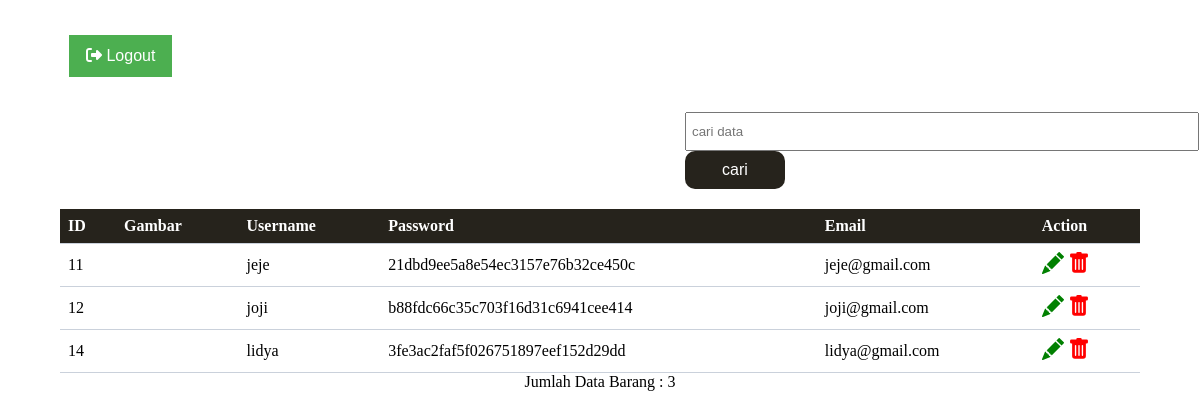
The page /dashboard.php (signed in) on the database its author committed.
### tables this page shows
CREATE TABLE `tb_user` (
  `id` int(11) NOT NULL,
  `username` varchar(25) NOT NULL,
  `psw` varchar(100) NOT NULL,
  `email` varchar(30) DEFAULT NULL,
  `gambar` varchar(25) NOT NULL
);

### dashboard.php (the view, shortened to what this page needs)
<!DOCTYPE html>
<html lang="en">
<head>
</head>
<body>
    <a href="logout.php"><button class="tambah" ><i class="fa-solid fa-right-from-bracket"></i> Logout    </button></a>
    <div class="searching">
            <form action="search.php" method="POST" >
                <input type="text" name="" placeholder="cari data" class="search">
                <input type="submit" name="cari" value="cari" class="cari" href="search.php">
            </form>
    </div>
    <table>
        <tr>
            <th>ID</th>
            <th>Gambar</th>
            <th>Username</th>
            <th>Password</th>
            <th>Email</th>
            <th>Action</th>
        </tr>
        <?php
        include "koneksi.php";
        $tampil = "SELECT * FROM tb_user";
        $query = $dbh->query($tampil);
        foreach ($query as $data ){
        ?>
        <tr>
            <td><?php echo $data ['id']?></td>
            <td><img src="tampilan/<?=$data['gambar']?>" alt="" width="100px"></td>
            <td><?php echo $data ['username']?></td>
            <td><?php echo $data ['psw']?></td>
            <td><?php echo $data ['email']?></td>
            <td colspan='2'>
              <svg xmlns="http://www.w3.org/2000/svg" width="22" height="22" fill="currentColor" class="bi bi-pencil-fill" viewBox="0 0 16 16">
                      <a class="ubah"  href="ubah.php?id=<?php echo $data ['id']?>" onclick="return confirm('Ingin Mengubah Data?');" role="button">
                            <path d="M12.854.146a.5.5 0 0 0-.707 0L10.5 1.793 14.207 5.5l1.647-1.646a.5.5 0 0 0 0-.708l-3-3zm.646 6.061L9.793 2.5 3.293 9H3.5a.5.5 0 0 1 .5.5v.5h.5a.5.5 0 0 1 .5.5v.5h.5a.5.5 0 0 1 .5.5v.5h.5a.5.5 0 0 1 .5.5v.207l6.5-6.5zm-7.468 7.468A.5.5 0 0 1 6 13.5V13h-.5a.5.5 0 0 1-.5-.5V12h-.5a.5.5 0 0 1-.5-.5V11h-.5a.5.5 0 0 1-.5-.5V10h-.5a.499.499 0 0 1-.175-.032l-.179.178a.5.5 0 0 0-.11.168l-2 5a.5.5 0 0 0 .65.65l5-2a.5.5 0 0 0 .168-.11l.178-.178z"/>
                    </svg>
                <a class="hapus" href="hapus.php?id=<?php echo $data ['id']?>" onclick="return confirm('Ingin Mengapus Data?');" role="button">
                </a>
            </td>
        </tr>
        <?php
		}
		?>
    </table>
        <?php
            $nRows = $dbh->query('select count(*) from tb_user')->fetchColumn();
		    echo "<p class=jumlahdata>Jumlah Data Barang : $nRows </p>";
        ?>
        </body>
</html>

### dashboard.php (style rules this page uses)
* { margin: 0; padding: 0; }
.searching { display: flex; padding-left:685px; margin-bottom: 20px; }
.search { padding: 10px 5px; width: 500px; }
.cari { padding: 10px; width: 100px; font-size: medium; background-color: #26231c; color: white; border:none; border-radius: 10px; }
button { background-color: #4CAF50; border: 4px; color: white; padding: 12px 17px; text-align: center; text-decoration: none; display: inline-block; font-size: 16px; margin: 35px 69px; cursor: pointer; }
table { border-collapse: collapse; width: 90%; margin: auto; }
th, td { text-align: left; padding: 8px; border-bottom:1px solid #cad1db; }
th { background-color: #26231c; color: white; }
.hapus { text-decoration: none; color:red; }
.jumlahdata { text-align:center; }

### rows shown on the page
tb_user: id "11", username "jeje", psw "21dbd9ee5a8e54ec3157e76b32ce450c", email "jeje@gmail.com"
tb_user: id "12", username "joji", psw "b88fdc66c35c703f16d31c6941cee414", email "joji@gmail.com"
tb_user: id "14", username "lidya", psw "3fe3ac2faf5f026751897eef152d29dd", email "lidya@gmail.com"

### other values the page prints
$nRows "3"
